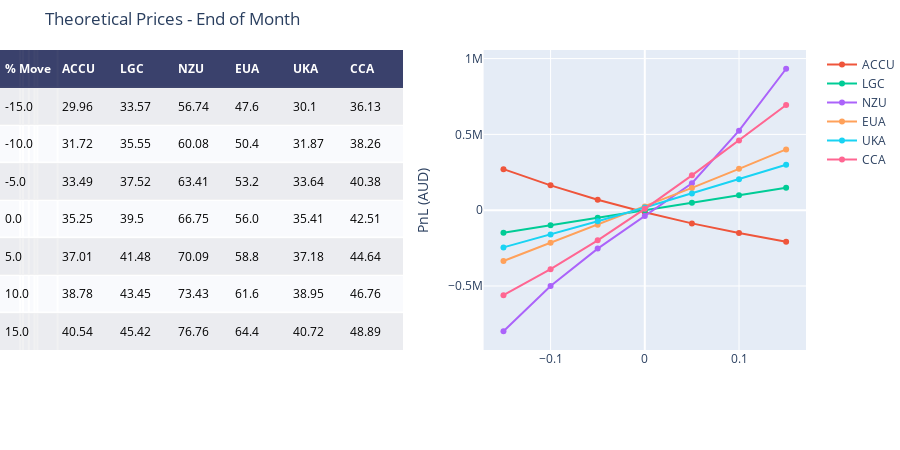

This figure's notebook cell:
### Code cell
price_ranges, price_returns, price_pnls = create_returns(end_of_month)

fig = ff.create_table(price_ranges,height_constant=50)

for i in mkts:
    #fig.add_trace(go.Scatter(x=fig_daily.Sigma, y=fig_daily[i], name=i, xaxis='x2', yaxis='y2'))
    fig.add_trace(go.Scatter(x = price_returns, y=price_pnls[i], name=i, xaxis='x2', yaxis='y2'))
    fig.update_xaxes(tickvals=[-0.15,-0.10,-0.5,0,0.5,0.10,0.15])
    
fig.update_layout(
    title_text = 'Theoretical Prices - End of Month',
    margin = {'t':50, 'b':100},
    xaxis = {'domain': [0, .5]},
    xaxis2 = {'domain': [0.6, 1.],'title':''},
    yaxis2 = {'anchor': 'x2', 'title': 'PnL (AUD)'}
)

fig.show()

### Figure 1 — Plotly figure (JSON) as saved in the notebook; plotly's stock layout.template omitted (floating-point values rounded to 4 significant figures)
{"data": [{"colorscale": [[0, "#00083e"], [0.5, "#ededee"], [1, "#ffffff"]], "hoverinfo": "none", "opacity": 0.75, "showscale": false, "type": "heatmap", "z": [[0, 0, 0, 0, 0, 0, 0], [0.5, 0.5, 0.5, 0.5, 0.5, 0.5, 0.5], [1, 1, 1, 1, 1, 1, 1], [0.5, 0.5, 0.5, 0.5, 0.5, 0.5, 0.5], [1, 1, 1, 1, 1, 1, 1], [0.5, 0.5, 0.5, 0.5, 0.5, 0.5, 0.5], [1, 1, 1, 1, 1, 1, 1], [0.5, 0.5, 0.5, 0.5, 0.5, 0.5, 0.5]]}, {"name": "ACCU", "type": "scatter", "x": [-0.15, -0.1, -0.05, 0, 0.05, 0.1, 0.15], "xaxis": "x2", "y": [270600.0, 163700.0, 69090.0, -14100.0, -87040.0, -151100.0, -207800.0], "yaxis": "y2"}, {"name": "LGC", "type": "scatter", "x": [-0.15, -0.1, -0.05, 0, 0.05, 0.1, 0.15], "xaxis": "x2", "y": [-148125, -98750, -49375, 0, 49375, 98750, 148125], "yaxis": "y2"}, {"name": "NZU", "type": "scatter", "x": [-0.15, -0.1, -0.05, 0, 0.05, 0.1, 0.15], "xaxis": "x2", "y": [-798500.0, -500600.0, -253400.0, -38110.0, 178000.0, 524500.0, 932800.0], "yaxis": "y2"}, {"name": "EUA", "type": "scatter", "x": [-0.15, -0.1, -0.05, 0, 0.05, 0.1, 0.15], "xaxis": "x2", "y": [-335400.0, -214300.0, -95420.0, 24450.0, 147100.0, 272800.0, 400600.0], "yaxis": "y2"}, {"name": "UKA", "type": "scatter", "x": [-0.15, -0.1, -0.05, 0, 0.05, 0.1, 0.15], "xaxis": "x2", "y": [-245400.0, -160700.0, -72950.0, 17460.0, 110000.0, 204300.0, 299800.0], "yaxis": "y2"}, {"name": "CCA", "type": "scatter", "x": [-0.15, -0.1, -0.05, 0, 0.05, 0.1, 0.15], "xaxis": "x2", "y": [-560600.0, -388800.0, -198600.0, 8704.0, 229700.0, 459900.0, 694000.0], "yaxis": "y2"}], "layout": {"annotations": [{"align": "left", "font": {"color": "#ffffff"}, "showarrow": false, "text": "<b>% Move</b>", "x": -0.45, "xanchor": "left", "xref": "x", "y": 0, "yref": "y"}, {"align": "left", "font": {"color": "#ffffff"}, "showarrow": false, "text": "<b>ACCU</b>", "x": 0.55, "xanchor": "left", "xref": "x", "y": 0, "yref": "y"}, {"align": "left", "font": {"color": "#ffffff"}, "showarrow": false, "text": "<b>LGC</b>", "x": 1.55, "xanchor": "left", "xref": "x", "y": 0, "yref": "y"}, {"align": "left", "font": {"color": "#ffffff"}, "showarrow": false, "text": "<b>NZU</b>", "x": 2.55, "xanchor": "left", "xref": "x", "y": 0, "yref": "y"}, {"align": "left", "font": {"color": "#ffffff"}, "showarrow": false, "text": "<b>EUA</b>", "x": 3.55, "xanchor": "left", "xref": "x", "y": 0, "yref": "y"}, {"align": "left", "font": {"color": "#ffffff"}, "showarrow": false, "text": "<b>UKA</b>", "x": 4.55, "xanchor": "left", "xref": "x", "y": 0, "yref": "y"}, {"align": "left", "font": {"color": "#ffffff"}, "showarrow": false, "text": "<b>CCA</b>", "x": 5.55, "xanchor": "left", "xref": "x", "y": 0, "yref": "y"}, {"align": "left", "font": {"color": "#000000"}, "showarrow": false, "text": "-15.0", "x": -0.45, "xanchor": "left", "xref": "x", "y": 1, "yref": "y"}, {"align": "left", "font": {"color": "#000000"}, "showarrow": false, "text": "29.96", "x": 0.55, "xanchor": "left", "xref": "x", "y": 1, "yref": "y"}, {"align": "left", "font": {"color": "#000000"}, "showarrow": false, "text": "33.57", "x": 1.55, "xanchor": "left", "xref": "x", "y": 1, "yref": "y"}, {"align": "left", "font": {"color": "#000000"}, "showarrow": false, "text": "56.74", "x": 2.55, "xanchor": "left", "xref": "x", "y": 1, "yref": "y"}, {"align": "left", "font": {"color": "#000000"}, "showarrow": false, "text": "47.6", "x": 3.55, "xanchor": "left", "xref": "x", "y": 1, "yref": "y"}, {"align": "left", "font": {"color": "#000000"}, "showarrow": false, "text": "30.1", "x": 4.55, "xanchor": "left", "xref": "x", "y": 1, "yref": "y"}, {"align": "left", "font": {"color": "#000000"}, "showarrow": false, "text": "36.13", "x": 5.55, "xanchor": "left", "xref": "x", "y": 1, "yref": "y"}, {"align": "left", "font": {"color": "#000000"}, "showarrow": false, "text": "-10.0", "x": -0.45, "xanchor": "left", "xref": "x", "y": 2, "yref": "y"}, {"align": "left", "font": {"color": "#000000"}, "showarrow": false, "text": "31.72", "x": 0.55, "xanchor": "left", "xref": "x", "y": 2, "yref": "y"}, {"align": "left", "font": {"color": "#000000"}, "showarrow": false, "text": "35.55", "x": 1.55, "xanchor": "left", "xref": "x", "y": 2, "yref": "y"}, {"align": "left", "font": {"color": "#000000"}, "showarrow": false, "text": "60.08", "x": 2.55, "xanchor": "left", "xref": "x", "y": 2, "yref": "y"}, {"align": "left", "font": {"color": "#000000"}, "showarrow": false, "text": "50.4", "x": 3.55, "xanchor": "left", "xref": "x", "y": 2, "yref": "y"}, {"align": "left", "font": {"color": "#000000"}, "showarrow": false, "text": "31.87", "x": 4.55, "xanchor": "left", "xref": "x", "y": 2, "yref": "y"}, {"align": "left", "font": {"color": "#000000"}, "showarrow": false, "text": "38.26", "x": 5.55, "xanchor": "left", "xref": "x", "y": 2, "yref": "y"}, {"align": "left", "font": {"color": "#000000"}, "showarrow": false, "text": "-5.0", "x": -0.45, "xanchor": "left", "xref": "x", "y": 3, "yref": "y"}, {"align": "left", "font": {"color": "#000000"}, "showarrow": false, "text": "33.49", "x": 0.55, "xanchor": "left", "xref": "x", "y": 3, "yref": "y"}, {"align": "left", "font": {"color": "#000000"}, "showarrow": false, "text": "37.52", "x": 1.55, "xanchor": "left", "xref": "x", "y": 3, "yref": "y"}, {"align": "left", "font": {"color": "#000000"}, "showarrow": false, "text": "63.41", "x": 2.55, "xanchor": "left", "xref": "x", "y": 3, "yref": "y"}, {"align": "left", "font": {"color": "#000000"}, "showarrow": false, "text": "53.2", "x": 3.55, "xanchor": "left", "xref": "x", "y": 3, "yref": "y"}, {"align": "left", "font": {"color": "#000000"}, "showarrow": false, "text": "33.64", "x": 4.55, "xanchor": "left", "xref": "x", "y": 3, "yref": "y"}, {"align": "left", "font": {"color": "#000000"}, "showarrow": false, "text": "40.38", "x": 5.55, "xanchor": "left", "xref": "x", "y": 3, "yref": "y"}, {"align": "left", "font": {"color": "#000000"}, "showarrow": false, "text": "0.0", "x": -0.45, "xanchor": "left", "xref": "x", "y": 4, "yref": "y"}, {"align": "left", "font": {"color": "#000000"}, "showarrow": false, "text": "35.25", "x": 0.55, "xanchor": "left", "xref": "x", "y": 4, "yref": "y"}, {"align": "left", "font": {"color": "#000000"}, "showarrow": false, "text": "39.5", "x": 1.55, "xanchor": "left", "xref": "x", "y": 4, "yref": "y"}, {"align": "left", "font": {"color": "#000000"}, "showarrow": false, "text": "66.75", "x": 2.55, "xanchor": "left", "xref": "x", "y": 4, "yref": "y"}, {"align": "left", "font": {"color": "#000000"}, "showarrow": false, "text": "56.0", "x": 3.55, "xanchor": "left", "xref": "x", "y": 4, "yref": "y"}, {"align": "left", "font": {"color": "#000000"}, "showarrow": false, "text": "35.41", "x": 4.55, "xanchor": "left", "xref": "x", "y": 4, "yref": "y"}, {"align": "left", "font": {"color": "#000000"}, "showarrow": false, "text": "42.51", "x": 5.55, "xanchor": "left", "xref": "x", "y": 4, "yref": "y"}, {"align": "left", "font": {"color": "#000000"}, "showarrow": false, "text": "5.0", "x": -0.45, "xanchor": "left", "xref": "x", "y": 5, "yref": "y"}, {"align": "left", "font": {"color": "#000000"}, "showarrow": false, "text": "37.01", "x": 0.55, "xanchor": "left", "xref": "x", "y": 5, "yref": "y"}, {"align": "left", "font": {"color": "#000000"}, "showarrow": false, "text": "41.48", "x": 1.55, "xanchor": "left", "xref": "x", "y": 5, "yref": "y"}, {"align": "left", "font": {"color": "#000000"}, "showarrow": false, "text": "70.09", "x": 2.55, "xanchor": "left", "xref": "x", "y": 5, "yref": "y"}, {"align": "left", "font": {"color": "#000000"}, "showarrow": false, "text": "58.8", "x": 3.55, "xanchor": "left", "xref": "x", "y": 5, "yref": "y"}, {"align": "left", "font": {"color": "#000000"}, "showarrow": false, "text": "37.18", "x": 4.55, "xanchor": "left", "xref": "x", "y": 5, "yref": "y"}, {"align": "left", "font": {"color": "#000000"}, "showarrow": false, "text": "44.64", "x": 5.55, "xanchor": "left", "xref": "x", "y": 5, "yref": "y"}, {"align": "left", "font": {"color": "#000000"}, "showarrow": false, "text": "10.0", "x": -0.45, "xanchor": "left", "xref": "x", "y": 6, "yref": "y"}, {"align": "left", "font": {"color": "#000000"}, "showarrow": false, "text": "38.78", "x": 0.55, "xanchor": "left", "xref": "x", "y": 6, "yref": "y"}, {"align": "left", "font": {"color": "#000000"}, "showarrow": false, "text": "43.45", "x": 1.55, "xanchor": "left", "xref": "x", "y": 6, "yref": "y"}, {"align": "left", "font": {"color": "#000000"}, "showarrow": false, "text": "73.43", "x": 2.55, "xanchor": "left", "xref": "x", "y": 6, "yref": "y"}, {"align": "left", "font": {"color": "#000000"}, "showarrow": false, "text": "61.6", "x": 3.55, "xanchor": "left", "xref": "x", "y": 6, "yref": "y"}, {"align": "left", "font": {"color": "#000000"}, "showarrow": false, "text": "38.95", "x": 4.55, "xanchor": "left", "xref": "x", "y": 6, "yref": "y"}, {"align": "left", "font": {"color": "#000000"}, "showarrow": false, "text": "46.76", "x": 5.55, "xanchor": "left", "xref": "x", "y": 6, "yref": "y"}, {"align": "left", "font": {"color": "#000000"}, "showarrow": false, "text": "15.0", "x": -0.45, "xanchor": "left", "xref": "x", "y": 7, "yref": "y"}, {"align": "left", "font": {"color": "#000000"}, "showarrow": false, "text": "40.54", "x": 0.55, "xanchor": "left", "xref": "x", "y": 7, "yref": "y"}, {"align": "left", "font": {"color": "#000000"}, "showarrow": false, "text": "45.42", "x": 1.55, "xanchor": "left", "xref": "x", "y": 7, "yref": "y"}, {"align": "left", "font": {"color": "#000000"}, "showarrow": false, "text": "76.76", "x": 2.55, "xanchor": "left", "xref": "x", "y": 7, "yref": "y"}, {"align": "left", "font": {"color": "#000000"}, "showarrow": false, "text": "64.4", "x": 3.55, "xanchor": "left", "xref": "x", "y": 7, "yref": "y"}, {"align": "left", "font": {"color": "#000000"}, "showarrow": false, "text": "40.72", "x": 4.55, "xanchor": "left", "xref": "x", "y": 7, "yref": "y"}, {"align": "left", "font": {"color": "#000000"}, "showarrow": false, "text": "48.89", "x": 5.55, "xanchor": "left", "xref": "x", "y": 7, "yref": "y"}], "height": 450, "margin": {"b": 100, "l": 0, "r": 0, "t": 50}, "title": {"text": "Theoretical Prices - End of Month"}, "xaxis": {"domain": [0, 0.5], "dtick": 1, "gridwidth": 2, "showticklabels": false, "tick0": -0.5, "ticks": "", "tickvals": [-0.15, -0.1, -0.5, 0, 0.5, 0.1, 0.15], "zeroline": false}, "xaxis2": {"domain": [0.6, 1], "title": {"text": ""}}, "yaxis": {"autorange": "reversed", "dtick": 1, "gridwidth": 2, "showticklabels": false, "tick0": 0.5, "ticks": "", "zeroline": false}, "yaxis2": {"anchor": "x2", "title": {"text": "PnL (AUD)"}}}}
